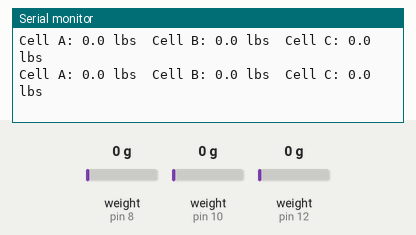
A sketch run on a simulated Arduino Uno, built with avr-gcc and run on an emulated ATmega328P. Parts: the last lines printed to the serial monitor. The inputs (shaded band) are chosen by the test bench; at power-on: weight on the scale (sensors on pin 8, pin 10, pin 12) 0 g.

Above: at 4.2 s.
4.3 s: weight on the scale (sensor on pin 8) set to 100 g
At 4.42 s:
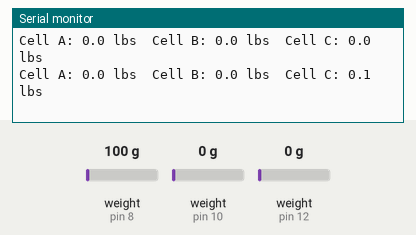
7.3 s: weight on the scale (sensor on pin 10) set to 100 g
At 7.44 s:
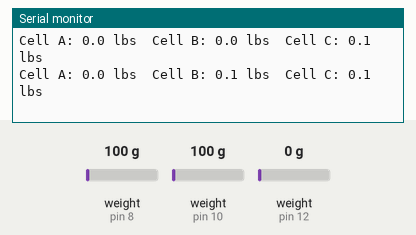
8.8 s: weight on the scale (sensor on pin 12) set to 100 g
At 8.95 s:
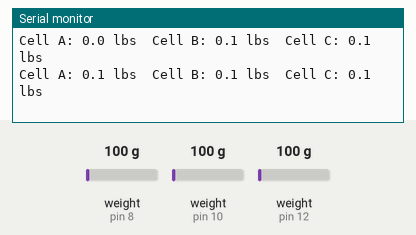
10.3 s: weight on the scale (sensor on pin 8) set to 1250 g
At 10.45 s:
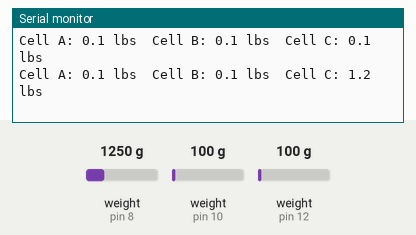
11.8 s: weight on the scale (sensor on pin 10) set to 1250 g
At 11.96 s:
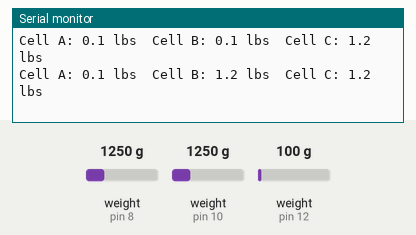
13.3 s: weight on the scale (sensor on pin 12) set to 1250 g
At 13.47 s:
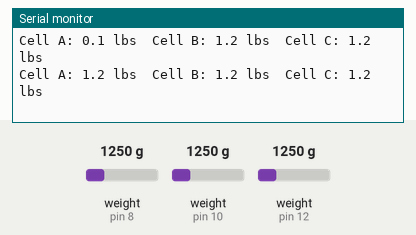
Timing chart, 0 to 15.8 s (numbered marks = the images above; inputs shaded):
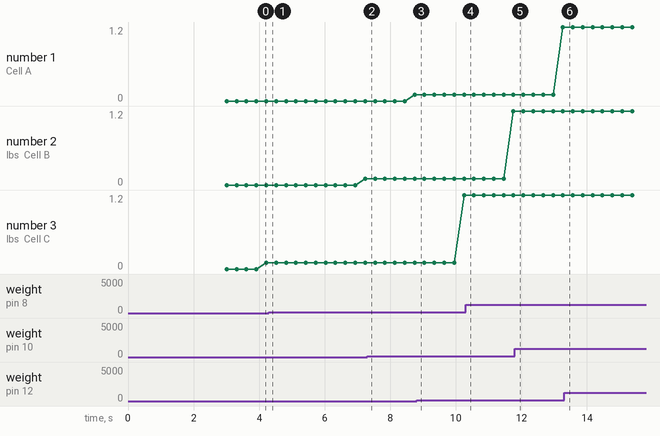

Measured:
- plotted number 2: 0 → 0.1 after the input at 4.3 s, 0.1 → 1.2 after the input at 10.3 s
- plotted number 3: 0.1 → 1.2 after the input at 8.8 s

The sketch:

three_cell_fetch.ino
```cpp
//DIRECTIONS:
//DOWN: -A, +B, +C
//UP: +A, -B, -C
//LEFT: -A, +B, -C
//RIGHT: -A, -B, +C

#include "HX711.h"

#define DOUT_A  12
#define CLK_A  11
#define DOUT_B  10
#define CLK_B  9
#define DOUT_C  8
#define CLK_C  7

HX711 cellA(DOUT_A, CLK_A);
HX711 cellB(DOUT_B, CLK_B);
HX711 cellC(DOUT_C, CLK_C);

float calibration_factorA = -10340.0;
float calibration_factorB = -10300.0;
float calibration_factorC = -10330.0;

//Gathered from physical calibration, use these in other programs
long zero_factorA = 27369;
long zero_factorB = 1250;
long zero_factorC = 6000;

void setup() {

  Serial.begin(9600);
  Serial.println("Demo of zeroing out a scale from a known value");

  cellA.set_scale(calibration_factorA);
  cellA.set_offset(zero_factorA); //can cellA.tare() if needed
  cellA.tare();

  cellB.set_scale(calibration_factorB);
  cellB.set_offset(zero_factorB);
  cellB.tare();

  cellC.set_scale(calibration_factorC);
  cellC.set_offset(zero_factorC);
  cellC.tare();

  Serial.println("Readings:");
}

void loop() {

  Serial.print("Cell A: ");
  Serial.print(cellA.get_units(), 1); //scale.get_units() returns a float
  Serial.print(" lbs  ");

  Serial.print("Cell B: ");
  Serial.print(cellB.get_units(), 1); //scale.get_units() returns a float
  Serial.print(" lbs  ");

  Serial.print("Cell C: ");
  Serial.print(cellC.get_units(), 1); //scale.get_units() returns a float
  Serial.print(" lbs");
  Serial.println();


}
```
